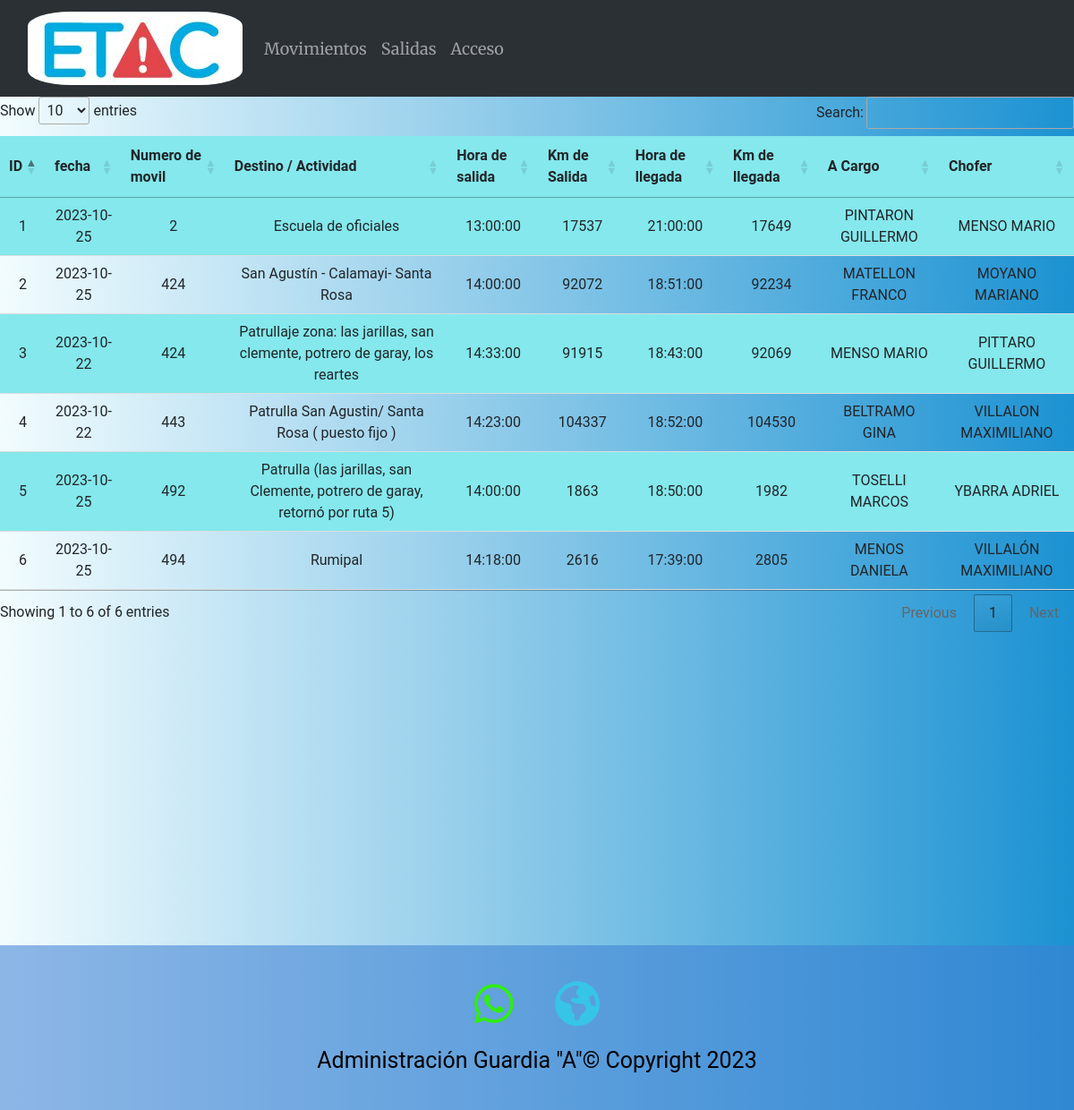
Page /movimientos on the committed database.
### main.py (models this page shows)
    class Movimientos_moviles(db.Model):
        __tablename__ = 'Movimientos_moviles'  # Agrega esta línea para especificar el nombre de la tabla en la base de datos
        id_movimiento = db.Column(db.Integer, primary_key=True)
        fecha = db.Column(db.Date)
        numero_movil = db.Column(db.Integer)
        destino = db.Column(db.String(1000))
        hora_salida = db.Column(db.Time)
        km_salida = db.Column(db.Integer)
        hora_llegada = db.Column(db.Time)
        km_llegada = db.Column(db.Integer)
        a_cargo = db.Column(db.String(50))
        chofer = db.Column(db.String(50))

### main.py (the view)
@app.route('/movimientos')
def movimientos():
    movimientos = Movimientos_moviles.query.order_by(Movimientos_moviles.id_movimiento).all()
    return render_template("movimientos.html", moviles=movimientos)

### templates/movimientos.html (shortened to what this page needs)
{% extends "base.html" %}
{% block content %}
{% if moviles %}
<table class="tabla_agentes" id="tablacarnet2" >
        <thead>
        <tr>
            <th>ID</th>
            <th>fecha</th>
            <th>Numero de movil</th>
            <th>Destino / Actividad</th>
            <th>Hora de salida</th>
            <th>Km de Salida</th>
            <th>Hora de llegada</th>
            <th>Km de llegada</th>
            <th>A Cargo</th>
            <th>Chofer</th>
        </tr>
        </thead>
    <tbody>
    {% for eco in moviles %}
    <tr>
            <td>{{ eco.id_movimiento }}</td>
            <td>{{ eco.fecha }}</td>
            <td>{{ eco.numero_movil }}</td>
            <td>{{ eco.destino }}</td>
            <td>{{ eco.hora_salida }}</td>
            <td>{{ eco.km_salida }}</td>
            <td>{{ eco.hora_llegada }}</td>
            <td>{{ eco.km_llegada }}</td>
            <td>{{ eco.a_cargo }}</td>
            <td>{{ eco.chofer }}</td>
        </tr>
    {% endfor %}
    </tbody>
</table>
{% else %}
<p>No hay movimientos registrados.</p>
{% endif %}
{% endblock %}

### templates/base.html (shortened to what this page needs)
<!DOCTYPE html>
<html lang="es">
<head>
  <link rel="stylesheet" href="sweetalert2.min.css">
    <link rel="stylesheet" type="text/css" href="https://cdn.datatables.net/1.11.5/css/jquery.dataTables.css">
  <link href="https://cdn.jsdelivr.net/npm/bootstrap@5.3.0-alpha3/dist/css/bootstrap.min.css" rel="stylesheet">
   <link rel="stylesheet" href="https://stackpath.bootstrapcdn.com/bootstrap/4.5.2/css/bootstrap.min.css">
  <link rel="stylesheet" href="{{ url_for('static', filename='style.css') }}">
</head>
<body>
<header>
  <nav class="navbar navbar-expand-lg bg-body-tertiary" data-bs-theme='dark'>
    <div class="container-fluid">
      <a class="navbar-brand" href="{{ url_for('index') }}">
        <img class="logo" src="../static/img/logoetac.png">
      </a>
      <div class="collapse navbar-collapse" id="navbarNav">
        <ul class="navbar-nav">
            <li class="nav-item">
            <a class="nav-link" href="movimientos">Movimientos</a>
          </li>
            <li class="nav-item">
            <a class="nav-link" href="salidas">Salidas</a>
          </li>
          {% if not current_user.is_authenticated %}
          <li class="nav-item">
            <a class="nav-link" href="login">Acceso</a>
          </li>
          {% endif %}
        </ul>
      </div>
    </div>
  </nav>
</header>
{% block content %}
{% endblock %}
<footer class="piepag" id="white-seccion footer">
    <a href="https://api.whatsapp.com/send?phone=5493513946728" target="_blank"><i class="icono-final fa-brands fa-whatsapp fa-2x"></i></a>
     <a href="https://sites.google.com/view/secretaria-etac/formularios?authuser=0" target="_blank"> <i class="icono-final fa-solid fa-earth-americas fa-2x" style="color: #36c4e7;"></i></a>
        <p class="creditos">Administración Guardia "A"© Copyright 2023</p>
</body>
</html>

### static/style.css (style rules this page uses)
body { background: #1c92d2; background: -webkit-linear-gradient(to right, #f2fcfe, #1c92d2); background: linear-gradient(to right, #f2fcfe, #1c92d2); text-align:center; font-family:"Roboto"; }
.logo { border-radius: 20%; }
header { font-size:18px; font-family:"Merriweather"; }
.navbar-collapse { background-color: ; }
table { width: 100%; border-collapse: collapse; margin-bottom: 20px; }
th { background-color: #f2f2f2; text-align: left; padding: 10px; }
td { padding: 10px; border-bottom: 1px solid #ddd; }
tr:nth-child(odd) { background-color: #84E8EC; }
.tabla_agentes th { background-color: #84E8EC; text-align: left; padding: 10px; }
.tabla_agentes td { padding: 10px; border-bottom: 1px solid #ddd; }
.tabla_agentes tr:nth-child(odd) { background-color: #84E8EC; }
.piepag { color:black; margin-top: 350px; background-color:#3f80d58f; font-size:25px; padding:20px; }
.icono-final { margin: 20px; color:#30ED10; }

### rows in the picture
Movimientos_moviles: id_movimiento "1", fecha "2023-10-25", numero_movil "2", destino "Escuela de oficiales", hora_salida "13:00:00", km_salida "17537", hora_llegada "21:00:00", km_llegada "17649", a_cargo "PINTARON GUILLERMO", chofer "MENSO MARIO"
Movimientos_moviles: id_movimiento "2", fecha "2023-10-25", numero_movil "424", destino "San Agustín - Calamayi- Santa Rosa", hora_salida "14:00:00", km_salida "92072", hora_llegada "18:51:00", km_llegada "92234", a_cargo "MATELLON FRANCO", chofer "MOYANO MARIANO"
Movimientos_moviles: id_movimiento "3", fecha "2023-10-22", numero_movil "424", destino "Patrullaje zona: las jarillas, san clemente, potrero de garay, los reartes", hora_salida "14:33:00", km_salida "91915", hora_llegada "18:43:00", km_llegada "92069", a_cargo "MENSO MARIO", chofer "PITTARO GUILLERMO"
Movimientos_moviles: id_movimiento "4", fecha "2023-10-22", numero_movil "443", destino "Patrulla San Agustin/ Santa Rosa ( puesto fijo )", hora_salida "14:23:00", km_salida "104337", hora_llegada "18:52:00", km_llegada "104530", a_cargo "BELTRAMO GINA", chofer "VILLALON MAXIMILIANO"
Movimientos_moviles: id_movimiento "5", fecha "2023-10-25", numero_movil "492", destino "Patrulla (las jarillas, san Clemente, potrero de garay, retornó por ruta 5)", hora_salida "14:00:00", km_salida "1863", hora_llegada "18:50:00", km_llegada "1982", a_cargo "TOSELLI MARCOS", chofer "YBARRA ADRIEL"
Movimientos_moviles: id_movimiento "6", fecha "2023-10-25", numero_movil "494", destino "Rumipal", hora_salida "14:18:00", km_salida "2616", hora_llegada "17:39:00", km_llegada "2805", a_cargo "MENOS DANIELA", chofer "VILLALÓN MAXIMILIANO"
